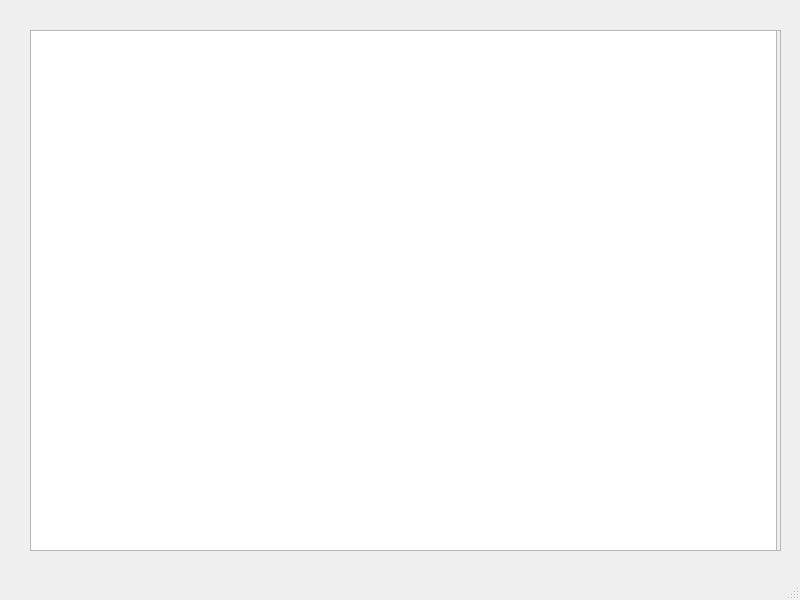
<?xml version="1.0" encoding="UTF-8"?>
<ui version="4.0">
 <class>MainWindow</class>
 <widget class="QMainWindow" name="MainWindow">
  <property name="geometry">
   <rect>
    <x>0</x>
    <y>0</y>
    <width>800</width>
    <height>600</height>
   </rect>
  </property>
  <property name="windowTitle">
   <string>MainWindow</string>
  </property>
  <widget class="QWidget" name="centralwidget">
   <widget class="QWidget" name="verticalLayoutWidget">
    <property name="geometry">
     <rect>
      <x>30</x>
      <y>30</y>
      <width>751</width>
      <height>521</height>
     </rect>
    </property>
    <layout class="QVBoxLayout" name="verticalLayout">
     <item>
      <widget class="QScrollArea" name="scrollArea">
       <property name="widgetResizable">
        <bool>true</bool>
       </property>
       <widget class="QWidget" name="scrollAreaWidgetContents">
        <property name="geometry">
         <rect>
          <x>0</x>
          <y>0</y>
          <width>747</width>
          <height>517</height>
         </rect>
        </property>
        <widget class="QTableView" name="tableView">
         <property name="geometry">
          <rect>
           <x>-5</x>
           <y>-9</y>
           <width>751</width>
           <height>531</height>
          </rect>
         </property>
        </widget>
       </widget>
      </widget>
     </item>
    </layout>
   </widget>
  </widget>
  <widget class="QMenuBar" name="menubar">
   <property name="geometry">
    <rect>
     <x>0</x>
     <y>0</y>
     <width>800</width>
     <height>21</height>
    </rect>
   </property>
  </widget>
  <widget class="QStatusBar" name="statusbar"/>
 </widget>
 <resources/>
 <connections/>
</ui>
